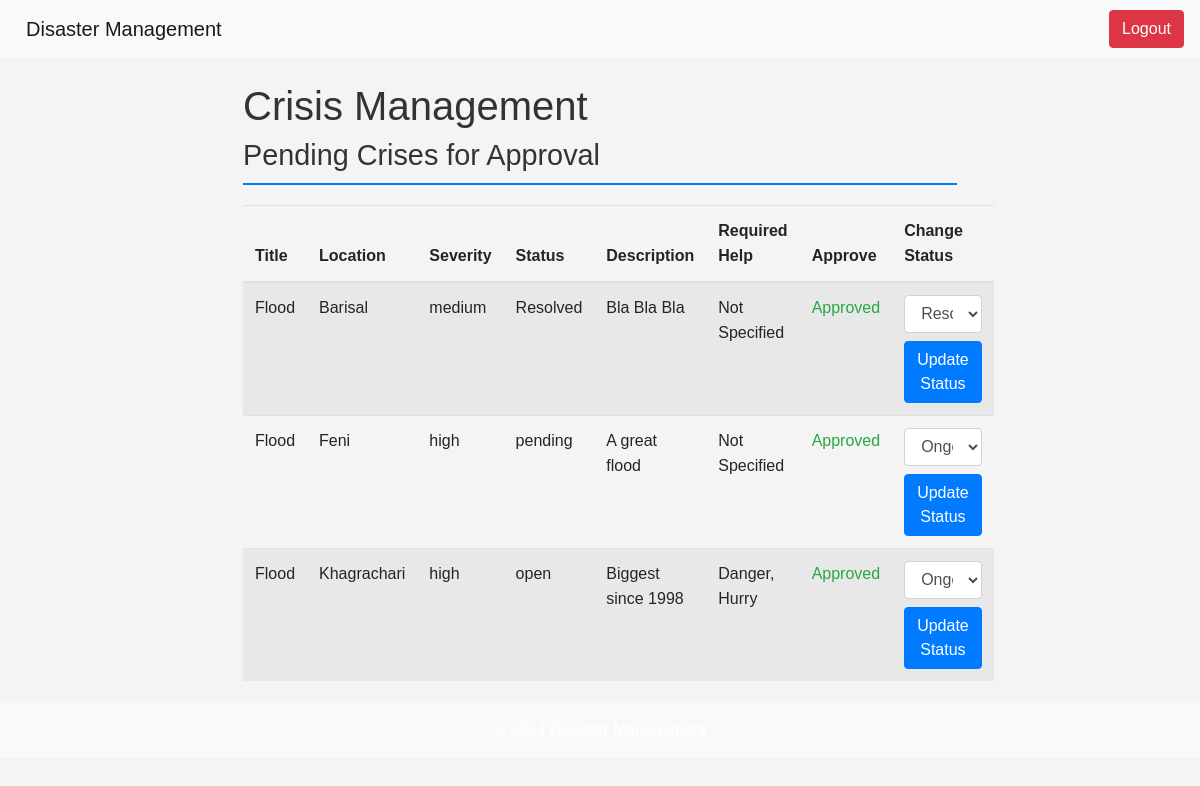
/admin_panel/crisis/ (signed in), run on the app's committed database.
### app/models.py (models this page shows, shortened)
class Crisis(models.Model):
    status = [
        ('open', 'open'),
        ('closed', 'closed'),
        ('pending', 'pending')
    ]
    severity = [
        ('low', 'low'),
        ('medium', 'medium'),
        ('high', 'high')
    ]
    title = models.CharField(max_length=100)
    location = models.CharField(max_length=200)
    description = models.TextField(max_length=10000)
    severity = models.CharField(max_length=10, choices=severity)
    status = models.CharField(max_length=10, choices=status, default='pending')
    date = models.DateField(auto_now_add=True)
    is_approved = models.BooleanField(default=False)
    required_help = models.TextField(max_length=300, default='Not Specified')
    images = models.ImageField(upload_to='photos/', blank=True, null=True)

### app/views.py (the view)
# urls.py: path('admin_panel/crisis/', views.admin_crisis, name = 'admin_crisis'),
@staff_member_required
def admin_crisis(request):
    recent_crisis = Crisis.objects.all()
    return render(request, 'admin_crisis.html', {'crises' : recent_crisis})

### templates/admin_crisis.html (shortened to what this page needs)
{% extends "base.html" %}
{% block content %}
<div class="container">
    <h1>Crisis Management</h1>
    <h2>Pending Crises for Approval</h2>
    <table class="table table-striped">
        <thead>
            <tr>
                <th>Title</th>
                <th>Location</th>
                <th>Severity</th>
                <th>Status</th>
                <th>Description</th>
                <th>Required Help</th>
                <th>Approve</th>
                <th>Change Status</th>
            </tr>
        </thead>
        <tbody>
            {% for crisis in crises %}
            <tr>
                <td>{{ crisis.title }}</td>
                <td>{{ crisis.location }}</td>
                <td>{{ crisis.severity }}</td>
                <td>{{ crisis.status }}</td>
                <td>{{ crisis.description }}</td>
                <td>{{ crisis.required_help }}</td>
                <td>
                    {% if not crisis.is_approved %}
                    <form method="post" action="{% url 'approve_crisis' crisis.id %}">
                        {% csrf_token %}
                        <button type="submit" class="btn btn-success">Approve</button>
                    </form>
                    {% else %}
                    <span class="text-success">Approved</span>
                    {% endif %}
                </td>
                <td>
                    <form method="post" action="{% url 'update_crisis' crisis.id %}">
                        <select name="status" class="form-control">
                            <option value="Ongoing" {% if crisis.status == 'Ongoing' %}selected{% endif %}>Ongoing</option>
                            <option value="Resolved" {% if crisis.status == 'Resolved' %}selected{% endif %}>Resolved</option>
                        </select>
                        <button type="submit" class="btn btn-primary mt-2">Update Status</button>
                    </form>
                </td>
            </tr>
            {% empty %}
            <tr>
                <td colspan="8" class="text-center">No pending crises for approval</td>
            </tr>
            {% endfor %}
        </tbody>
    </table>
</div>
{% endblock %}

### static/styles.css (style rules this page uses)
body { margin: 0; font-family: Arial, sans-serif; background-color: #f4f4f4; color: #333; line-height: 1.6; }
.container { width: 80%; margin: 0 auto; }
h2 { font-size: 1.8rem; color: #333; border-bottom: 2px solid #007bff; padding-bottom: 10px; margin-bottom: 20px; }
button { background-color: #007bff; color: white; padding: 10px 20px; border: none; cursor: pointer; font-size: 1rem; border-radius: 5px; transition: background-color 0.3s ease; }

### data on the page
Crisis: title "Flood", location "Barisal", severity "medium", status "Resolved", description "Bla Bla Bla", required_help "Not Specified", is_approved "Approved"
Crisis: title "Flood", location "Feni", severity "high", status "pending", description "A great flood", required_help "Not Specified", is_approved "Approved"
Crisis: title "Flood", location "Khagrachari", severity "high", status "open", description "Biggest since 1998", required_help "Danger, Hurry", is_approved "Approved"
